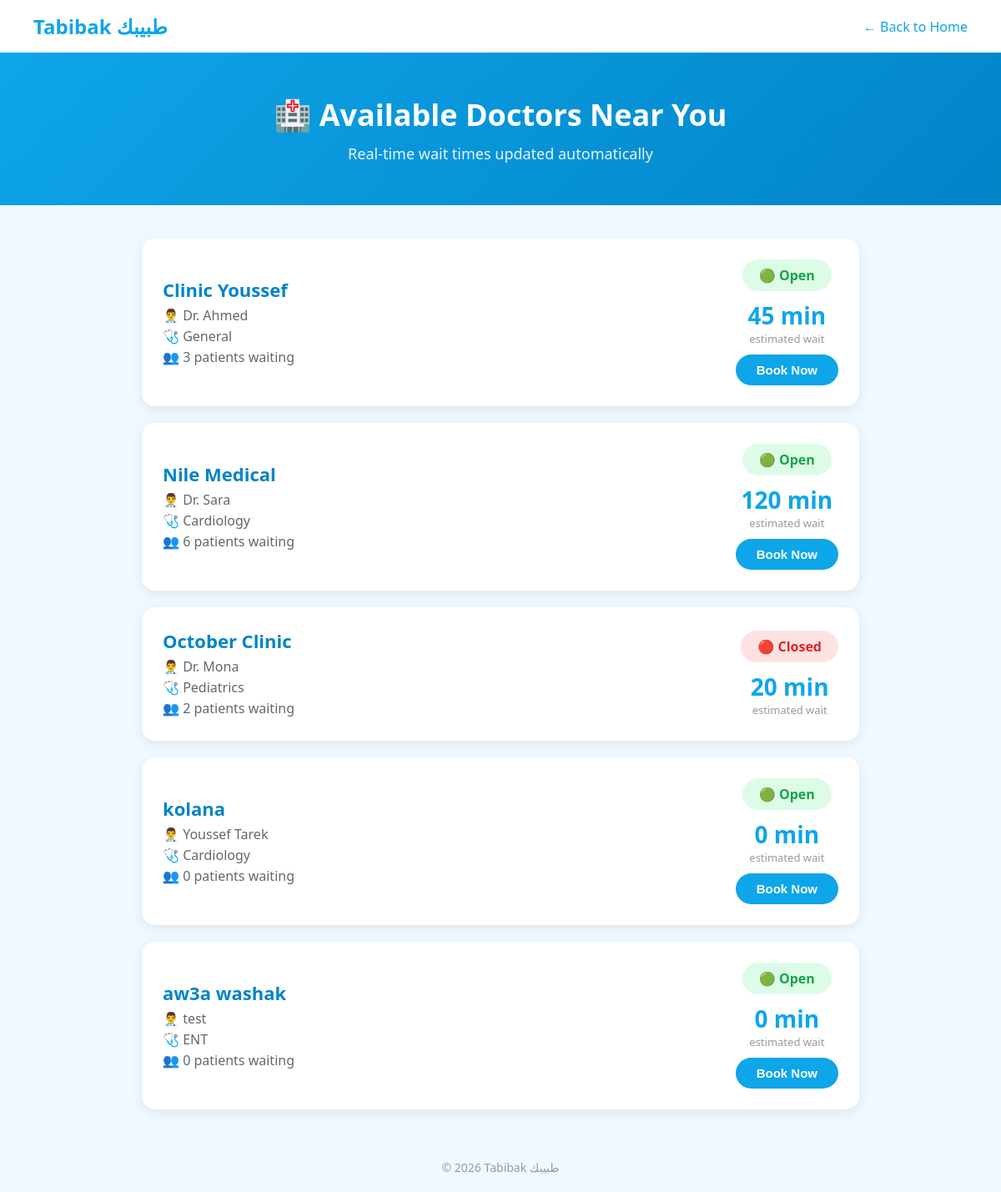
The page /clinics on the database as committed earlier.
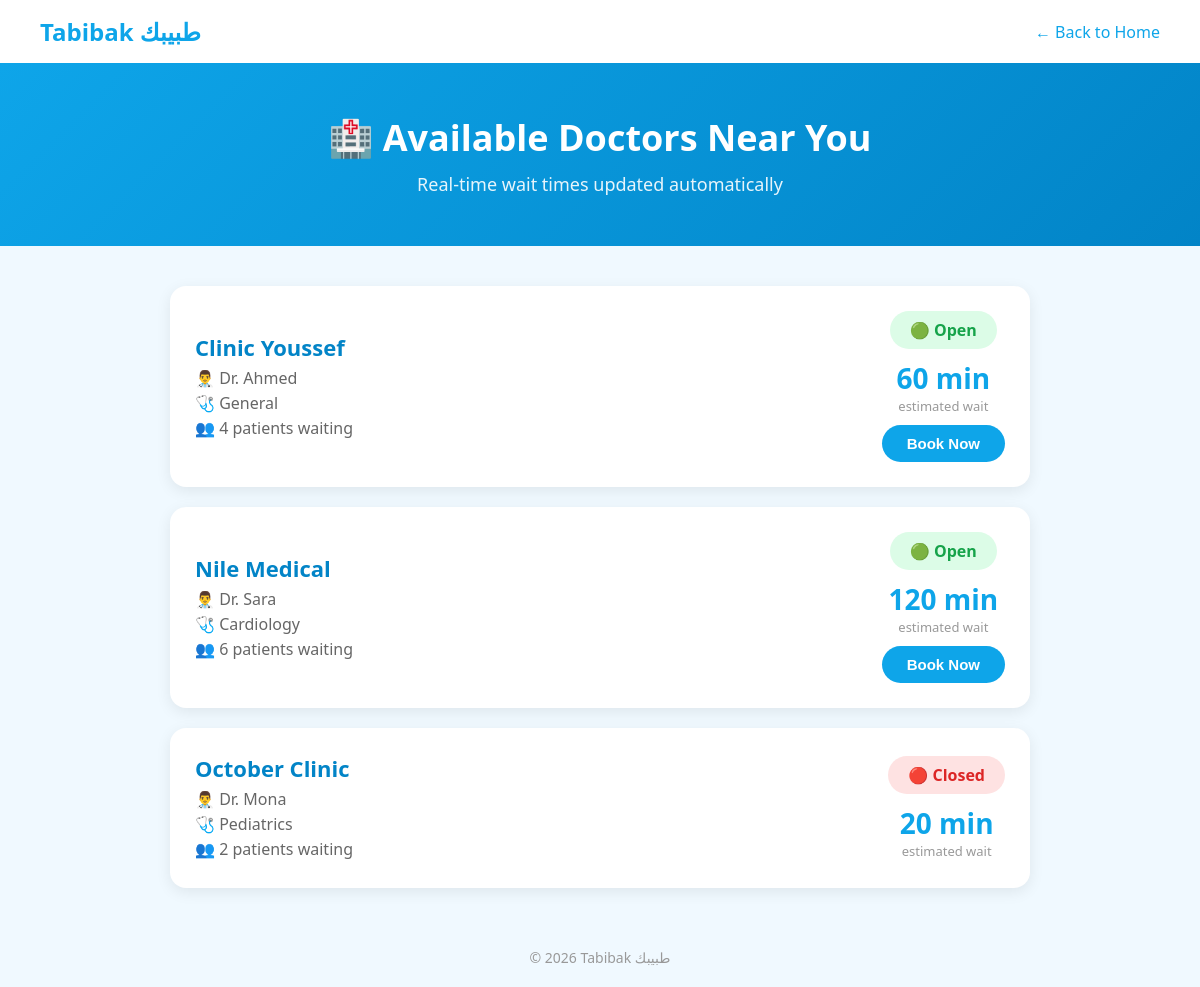
The same page on the database as committed later.
### tables this page shows
CREATE TABLE clinics (
        id INTEGER PRIMARY KEY,
        name TEXT,
        doctor TEXT,
        specialty TEXT,
        patients_waiting INTEGER,
        minutes_per_patient INTEGER,
        is_open INTEGER
    );

### app.py (the view)
@app.route("/clinics")
def clinics():
    data = get_clinics()
    return render_template("clinics.html", clinics=data)

### app.py (called while the page is built)
def get_clinics():
    conn = sqlite3.connect("tabibak.db")
    cursor = conn.cursor()
    cursor.execute("SELECT * FROM clinics")
    clinics = cursor.fetchall()
    conn.close()
    return clinics

### templates/clinics.html (shortened to what this page needs)
<!DOCTYPE html>
<html lang="en">
<head>
</head>
<body>
    <nav>
        <div class="logo">Tabibak طبيبك</div>
        <a href="/" style="color: #0ea5e9; text-decoration: none;">← Back to Home</a>
    </nav>
    <div class="hero">
        <h1>🏥 Available Doctors Near You</h1>
        <p>Real-time wait times updated automatically</p>
    </div>
    <div class="clinics-container">
        {% for clinic in clinics %}
        <div class="clinic-card">
            <div class="clinic-info">
                <h2>{{ clinic[1] }}</h2>
                <p>👨‍⚕️ {{ clinic[2] }}</p>
                <p>🩺 {{ clinic[3] }}</p>
                <p>👥 {{ clinic[4] }} patients waiting</p>
            </div>
            <div class="clinic-status">
                {% if clinic[6] == 1 %}
                    <div class="status-open">🟢 Open</div>
                {% else %}
                    <div class="status-closed">🔴 Closed</div>
                {% endif %}
                <div class="wait-time">{{ clinic[4] * clinic[5] }} min</div>
                <div class="wait-label">estimated wait</div>
                {% if clinic[6] == 1 %}
                    <button class="book-btn" onclick="showConfirm({{ clinic[0] }}, '{{ clinic[1] }}', '{{ clinic[2] }}', {{ clinic[4] * clinic[5] }})">
                        Book Now
                    </button>
                {% endif %}
            </div>
        </div>
        {% endfor %}
    </div>
    <footer>© 2026 Tabibak طبيبك</footer>
</body>
</html>

### templates/clinics.html (style rules this page uses)
* { margin: 0; padding: 0; box-sizing: border-box; }
body { font-family: 'Segoe UI', sans-serif; background: #f0f9ff; color: #333; }
nav { background: white; padding: 15px 40px; display: flex; justify-content: space-between; align-items: center; box-shadow: 0 2px 10px rgba(0,0,0,0.1); }
.logo { font-size: 24px; font-weight: bold; color: #0ea5e9; }
.hero { background: linear-gradient(135deg, #0ea5e9, #0284c7); color: white; padding: 50px 40px; text-align: center; }
.hero h1 { font-size: 36px; margin-bottom: 10px; }
.hero p { font-size: 18px; opacity: 0.9; }
.clinics-container { max-width: 900px; margin: 40px auto; padding: 0 20px; }
.clinic-card { background: white; border-radius: 16px; padding: 25px; margin-bottom: 20px; box-shadow: 0 4px 15px rgba(0,0,0,0.08); display: flex; justify-content: space-between; align-items: center; flex-wrap: wrap; gap: 15px; }
.clinic-info h2 { font-size: 22px; color: #0284c7; margin-bottom: 5px; }
.clinic-info p { color: #666; margin-bottom: 3px; }
.clinic-status { text-align: center; }
.status-open { background: #dcfce7; color: #16a34a; padding: 8px 20px; border-radius: 50px; font-weight: bold; margin-bottom: 10px; display: inline-block; }
.status-closed { background: #fee2e2; color: #dc2626; padding: 8px 20px; border-radius: 50px; font-weight: bold; margin-bottom: 10px; display: inline-block; }
.wait-time { font-size: 28px; font-weight: bold; color: #0ea5e9; }
.wait-label { font-size: 13px; color: #999; }
.book-btn { background: #0ea5e9; color: white; padding: 10px 25px; border-radius: 50px; border: none; font-weight: bold; font-size: 15px; cursor: pointer; display: inline-block; margin-top: 10px; transition: background 0.2s; }
footer { text-align: center; padding: 20px; color: #999; font-size: 14px; }

Rows that differ between the two databases and show on the page:
removed clinics: name "kolana", doctor "Youssef Tarek", specialty "Cardiology", patients_waiting "0", is_open "🟢 Open", clinic[4]*clinic[5] "0"
removed clinics: name "aw3a washak", doctor "test", specialty "ENT", patients_waiting "0", is_open "🟢 Open", clinic[4]*clinic[5] "0"
changed clinics "Clinic Youssef": patients_waiting "3" → "4"; clinic[4]*clinic[5] "45" → "60"
